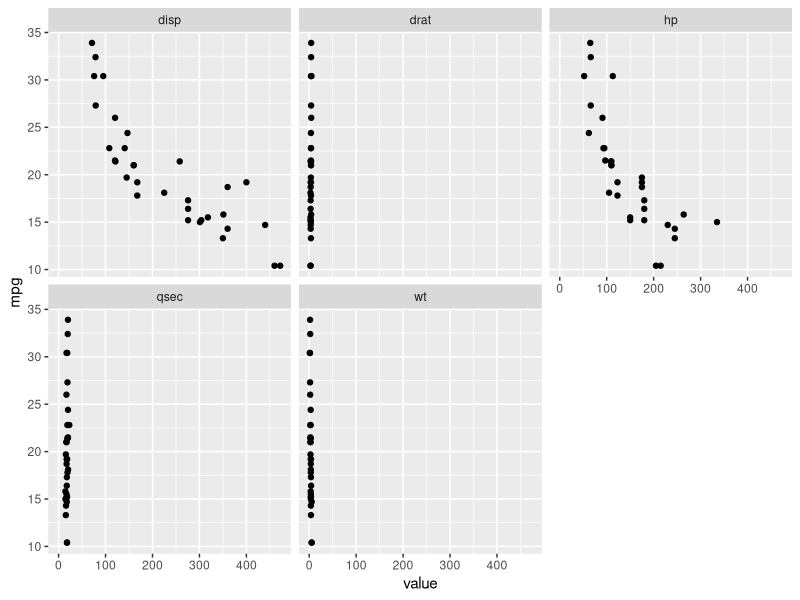
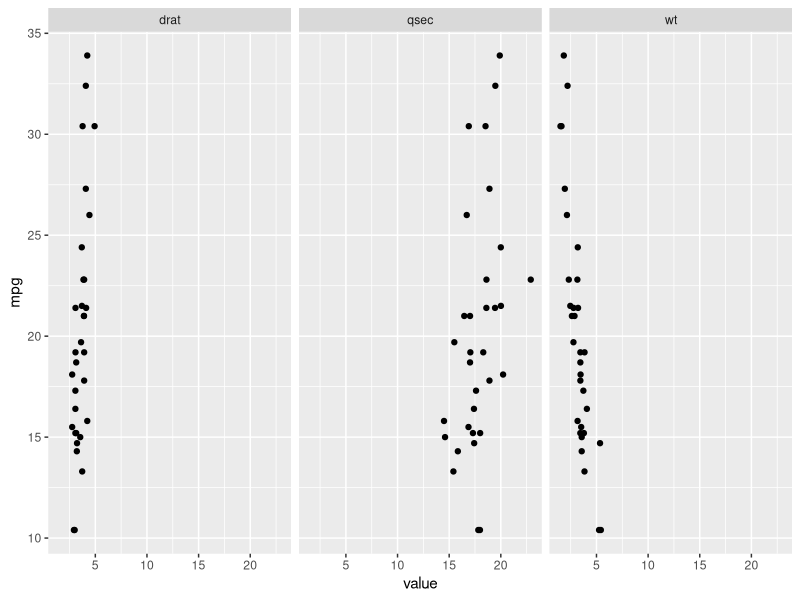
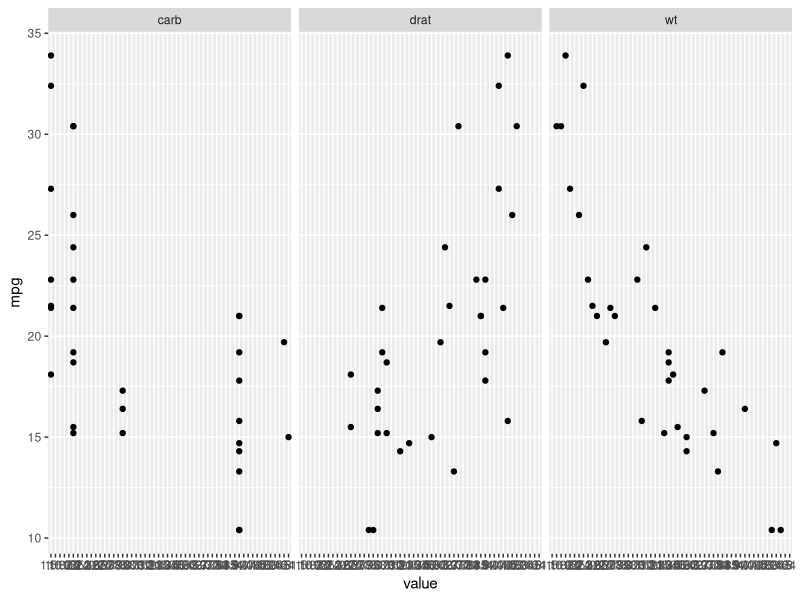
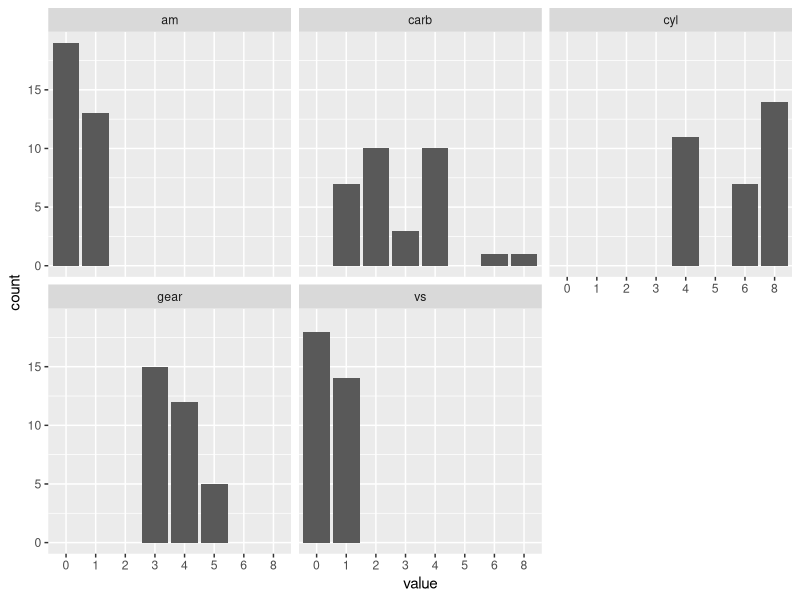

Generate these figures, in order, with R:
## ---- chunk 1
# Load packages
library(dplyr)
library(tidyr)
library(ggplot2)
library(purrr)
library(rlang)

# Load dataset
as_tibble(mtcars) -> mtcars
## ---- chunk 2
mtcars
## ---- chunk 3
tibble(var = c("cyl", "vs", "am", "gear", "carb")) %>% 
  mutate(values = map(var, function(x) {
    unique(mtcars[[x]]) %>% as.character()
  })) %>% 
  unnest()
## ---- chunk 4
mtcars <- mtcars %>% 
  mutate_at(c("cyl", "vs", "am", "gear", "carb"), as.character)
mtcars
## ---- chunk 5
select_if(mtcars, is.numeric) %>% 
  gather(-mpg, key = "var", value = "value") %>% 
  ggplot(aes(x = value, y = mpg)) + 
  geom_point() + 
  facet_wrap(~var)
## ---- chunk 6
select_if(mtcars, is.numeric) %>% 
  select(-disp, -hp) %>% 
  gather(-mpg, key = "var", value = "value") %>% 
  ggplot(aes(x = value, y = mpg)) + 
  geom_point() + 
  facet_wrap(~var)
## ---- chunk 7
select(mtcars, mpg, carb, drat, wt) %>% 
  gather(-mpg, key = "var", value = "value") %>% 
  ggplot(aes(x = value, y = mpg)) + 
  geom_point() + 
  facet_wrap(~var)
## ---- chunk 8
select_if(mtcars, is.character) %>% 
  gather(key = "var", value = "value") %>% 
  ggplot(aes(x = value)) + 
  geom_bar(stat = "count") + 
  facet_wrap(~var)
  
